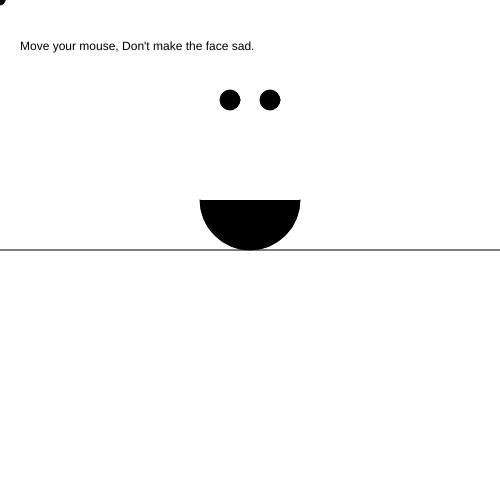
Frame 1 (no input)
Frame 60 (no input): identical to frame 1, image omitted
Frame 120 (the mouse pressed at the canvas centre since frame 60): blank canvas, image omitted

The p5.js sketch that drew this single still picture (run headless with seeded random() and noise() and a simulated clock; from frame 60 on, the mouse is pressed at the canvas centre):

// p5.js sketch
// ── sketch.js


var eyePosX = 0;
var eyePosY = 0;
var eyeOffset = 20;
var eyeSize = 20;

var backgroundColor = "white";

var instruction = "Move your mouse, Don't make the face sad.";

function setup() {
  // put setup code here
  createCanvas(500,500);
  eyePosX = width/2;
  eyePosY = 100;
}

function draw() {
  // put drawing code here
  background(backgroundColor);
  fill("black");
  text(instruction, 20, 50);
  ellipse(mouseX,mouseY,10,10);
  ellipse(eyePosX - eyeOffset, eyePosY, eyeSize,eyeSize);
  ellipse(eyePosX + eyeOffset, eyePosY, eyeSize,eyeSize);

  line(0, height/2, width, height/2);

  if(mouseY > height/2){
    console.log("Below Line");
    instruction = "I am sad!";
    fill(255,0,0);
    angleMode(DEGREES);
    arc(width/2, 200, 100,100, 180,0);
  }

  if(mouseY < height/2){
    console.log("Above Line");
    instruction = "Move your mouse, Don't make the face sad.";
    fill(0,0,0);
    angleMode(DEGREES);
    arc(width/2, 200, 100,100, 0,180);
  }

  //Or combine them
  /*
  if(mouseY > height/2){
      console.log("Below Line");
  }else{
    console.log("Above Line");
  }
  */
}

function mousePressed(){
  backgroundColor = "black";
}

function mouseReleased(){
  backgroundColor = "white";
}

function keyPressed(){
  console.log("Current key: " + key + " : " + keyCode);
  if(key == "r"){
    backgroundColor = "red";
  }else if(key == "g"){
    backgroundColor = "green";
  }else if(key == "b"){
    backgroundColor = "blue";
  }
}
